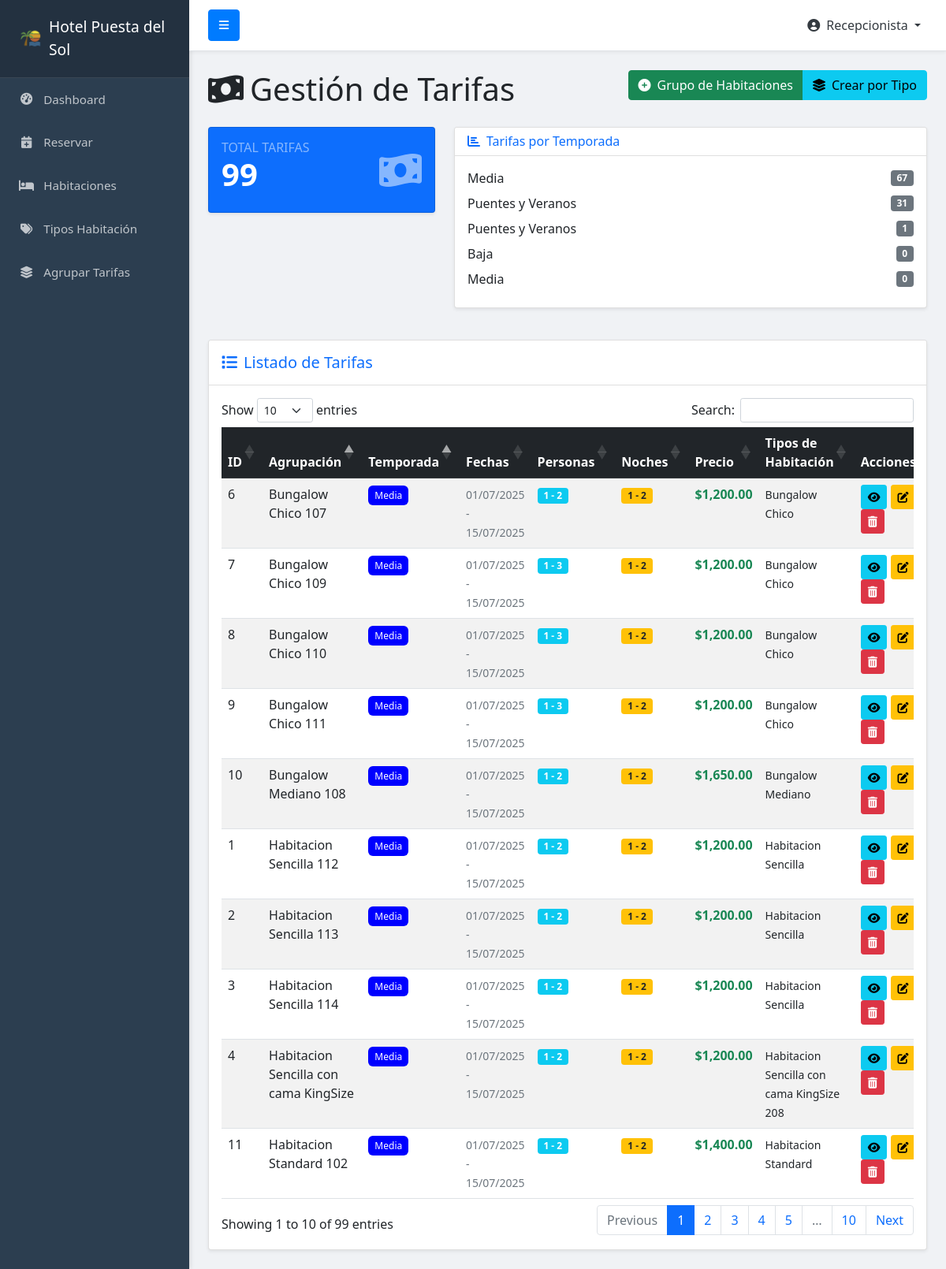
Page /sol/tarifa/tarifas.php (signed in) on the earlier database version.
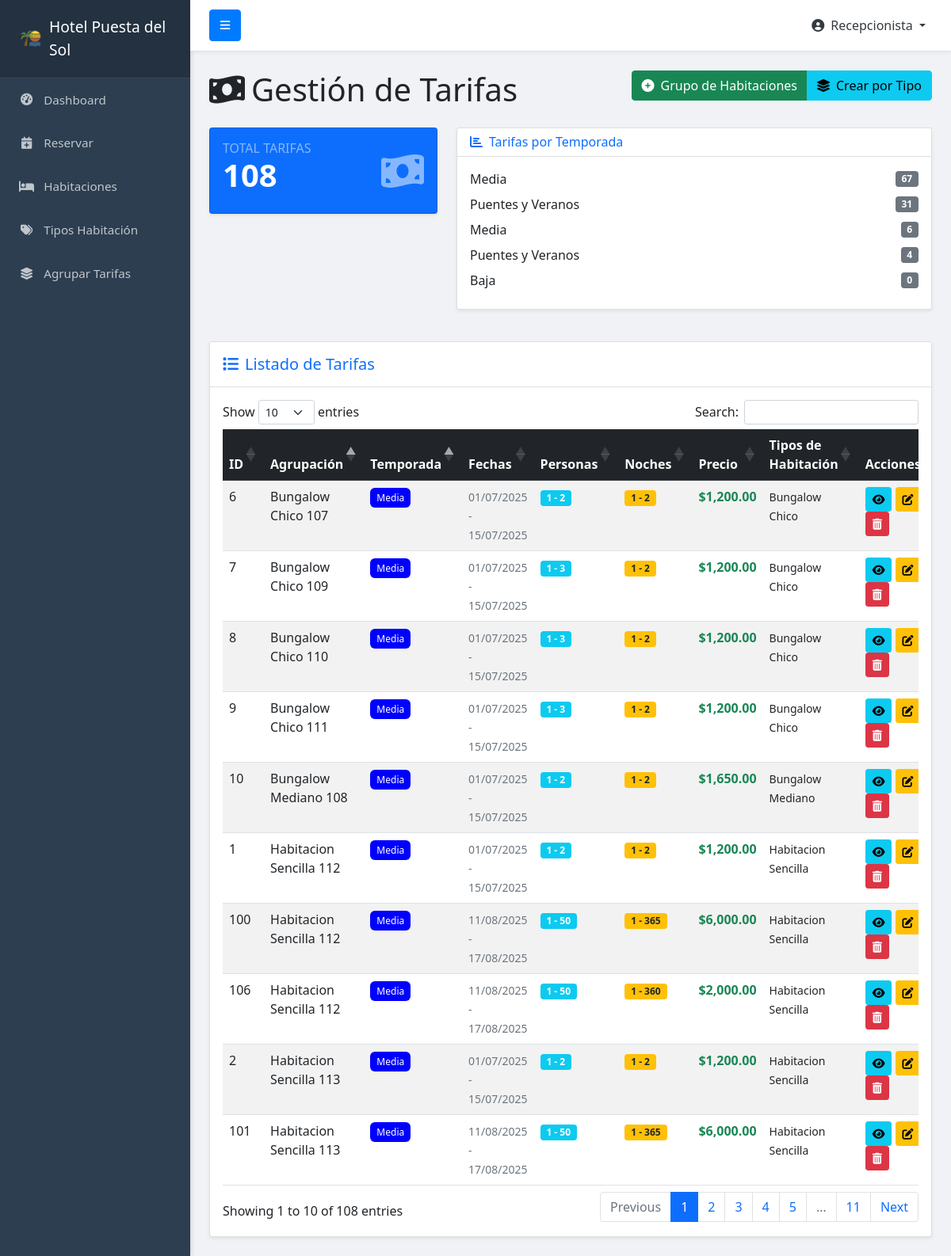
Same page on the later database version.
### tables this page shows
CREATE TABLE `tarifas` (
  `id` int(11) NOT NULL,
  `id_agrupacion` int(11) DEFAULT NULL,
  `id_tipo_habitacion` int(11) DEFAULT NULL,
  `id_temporada` int(11) DEFAULT NULL,
  `personas_min` int(11) DEFAULT NULL,
  `personas_max` int(11) DEFAULT NULL,
  `noches_min` int(11) DEFAULT '1',
  `noches_max` int(11) DEFAULT NULL,
  `precio` decimal(10,2) DEFAULT NULL,
  `ultima_actualizacion` timestamp NOT NULL DEFAULT CURRENT_TIMESTAMP ON UPDATE CURRENT_TIMESTAMP
);

CREATE TABLE `agrupaciones` (
  `id` int(11) NOT NULL,
  `nombre` varchar(100) DEFAULT NULL,
  `descripcion` text
);

CREATE TABLE `temporadas` (
  `id` int(11) NOT NULL,
  `nombre` varchar(100) DEFAULT NULL,
  `fecha_inicio` date DEFAULT NULL,
  `fecha_fin` date DEFAULT NULL,
  `color` varchar(7) DEFAULT '#007bff'
);

### sol/tarifa/tarifas.php (the view, shortened to what the changed rows need)
<?php
require_once '../config/db_connect.php';
$query_tarifas = "SELECT t.id, t.personas_min, t.personas_max, t.noches_min, t.noches_max, t.precio,
                        a.nombre as agrupacion_nombre, a.descripcion as agrupacion_descripcion,
                        temp.nombre as temporada_nombre, temp.fecha_inicio, temp.fecha_fin, temp.color,
                        GROUP_CONCAT(DISTINCT th.nombre SEPARATOR ', ') as tipos_habitacion,
                        GROUP_CONCAT(DISTINCT h.numero_habitacion ORDER BY h.numero_habitacion SEPARATOR ', ') as numeros_habitacion
                 FROM tarifas t
                 LEFT JOIN agrupaciones a ON t.id_agrupacion = a.id
                 LEFT JOIN temporadas temp ON t.id_temporada = temp.id
                 LEFT JOIN agrupacion_habitaciones ah ON a.id = ah.id_agrupacion
                 LEFT JOIN habitaciones h ON ah.id_habitacion = h.id
                 LEFT JOIN tipos_habitacion th ON h.id_tipo_habitacion = th.id
                 GROUP BY t.id, t.personas_min, t.personas_max, t.noches_min, t.noches_max, t.precio, a.nombre, a.descripcion, temp.nombre, temp.fecha_inicio, temp.fecha_fin, temp.color
                 ORDER BY temp.fecha_inicio ASC, a.nombre ASC";
$result_tarifas = mysqli_query($conn, $query_tarifas);
$stats = [];
$stats['total'] = mysqli_num_rows($result_tarifas);
$stats_temporadas_query = "SELECT temp.nombre, COUNT(t.id) as total
                          FROM temporadas temp
                          LEFT JOIN tarifas t ON temp.id = t.id_temporada
                          GROUP BY temp.id, temp.nombre
                          ORDER BY total DESC LIMIT 5";
$stats_temporadas_result = mysqli_query($conn, $stats_temporadas_query);
?>
<!DOCTYPE html>
<html lang="es">
<head>
    <link href="https://cdn.jsdelivr.net/npm/bootstrap@5.1.3/dist/css/bootstrap.min.css" rel="stylesheet">
    <link rel="stylesheet" href="https://cdnjs.cloudflare.com/ajax/libs/font-awesome/6.0.0-beta3/css/all.min.css">
    <link rel="stylesheet" href="https://cdn.datatables.net/1.11.3/css/dataTables.bootstrap5.min.css">
    <link rel="stylesheet" href="https://cdn.jsdelivr.net/npm/sweetalert2@11/dist/sweetalert2.min.css">
</head>
<body>
    <?php require_once '../includes/sidebar.php'; ?>
    <div id="page-content-wrapper">
        <div class="container-fluid mt-4">
            <div class="row">
                <div class="col-12">
                    <h1 class="mb-4">
                        <i class="fas fa-money-bill-wave me-2"></i>Gestión de Tarifas
                        <div class="btn-group float-end" role="group">
                            <button class="btn btn-success" data-bs-toggle="modal" data-bs-target="#modalCrearTarifa">
                                <i class="fas fa-plus-circle me-2"></i>Grupo de Habitaciones
                            </button>
                            <button class="btn btn-info" data-bs-toggle="modal" data-bs-target="#modalCrearPorTipo">
                                <i class="fas fa-layer-group me-2"></i>Crear por Tipo
                            </button>
                        </div>
                    </h1>
                </div>
            </div>
            <div class="row mb-4">
                <div class="col-md-4 mb-3">
                    <div class="card bg-primary text-white shadow-sm card-stats">
                        <div class="card-body">
                            <div class="d-flex justify-content-between align-items-center">
                                <div>
                                    <h6 class="text-uppercase text-white-50 mb-0">Total Tarifas</h6>
                                    <h3 class="display-6 fw-bold"><?php echo $stats['total']; ?></h3>
                                </div>
                            </div>
                        </div>
                    </div>
                </div>
                <div class="col-md-8 mb-3">
                    <div class="card shadow-sm">
                        <div class="card-body">
                            <?php while ($stat_temp = mysqli_fetch_assoc($stats_temporadas_result)): ?>
                                <div class="d-flex justify-content-between align-items-center mb-2">
                                    <span><?php echo htmlspecialchars($stat_temp['nombre']); ?></span>
                                    <span class="badge bg-secondary"><?php echo $stat_temp['total']; ?></span>
                                </div>
                            <?php endwhile; ?>
                        </div>
                    </div>
                </div>
            </div>
            <div class="card shadow-sm mb-4">
                <div class="card-body">
                    <div class="table-responsive">
                        <table id="tarifasTable" class="table table-hover table-striped" style="width:100%">
                            <thead class="table-dark">
                                <tr>
                                    <th>ID</th>
                                    <th>Agrupación</th>
                                    <th>Temporada</th>
                                    <th>Fechas</th>
                                    <th>Personas</th>
                                    <th>Noches</th>
                                    <th>Precio</th>
                                    <th>Tipos de Habitación</th>
                                    <th>Acciones</th>
                                </tr>
                            </thead>
                            <tbody>
                                <?php mysqli_data_seek($result_tarifas, 0); ?>
                                <?php while ($tarifa = mysqli_fetch_assoc($result_tarifas)): ?>
                                    <tr>
                                        <td><?php echo htmlspecialchars($tarifa['id']); ?></td>
                                        <td><?php echo htmlspecialchars($tarifa['agrupacion_nombre']); ?></td>
                                      <td>
                                    <span class="temporada-badge" style="background-color: <?php echo $tarifa['color'] ?? '#6c757d'; ?>; color: <?php echo (isset($tarifa['color']) && (hexdec(substr($tarifa['color'], 1, 2)) + hexdec(substr($tarifa['color'], 3, 2)) + hexdec(substr($tarifa['color'], 5, 2))) > 384) ? '#000' : '#fff'; ?>;">
                                        <?php echo htmlspecialchars($tarifa['temporada_nombre']); ?>
                                    </span>
                                </td>
                                        <td>
                                            <small class="text-muted">
                                                <?php echo date('d/m/Y', strtotime($tarifa['fecha_inicio'])); ?> -
                                                <?php echo date('d/m/Y', strtotime($tarifa['fecha_fin'])); ?>
                                            </small>
                                        </td>
                                        <td>
                                            <span class="badge bg-info">
                                                <?php echo $tarifa['personas_min']; ?> - <?php echo $tarifa['personas_max']; ?>
                                            </span>
                                        </td>
                                        <td>
                                            <span class="badge bg-warning text-dark">
                                                <?php
                                                $noches_min = $tarifa['noches_min'] ?? 1;
                                                $noches_max = $tarifa['noches_max'] ?? 2;
                                                echo $noches_min . ' - ' . $noches_max;
                                                ?>
                                            </span>
                                        </td>
                                        <td>
                                            <strong class="text-success">$<?php echo number_format($tarifa['precio'], 2); ?></strong>
                                        </td>
                                        <td>
                                            <small><?php echo htmlspecialchars($tarifa['tipos_habitacion']); ?></small>
                                        </td>
                                        <td>
                                            <button class="btn btn-sm btn-info ver-detalles-btn" data-id="<?php echo $tarifa['id']; ?>" title="Ver Detalles">
                                                <i class="fas fa-eye"></i>
                                            </button>
                                            <button class="btn btn-sm btn-warning editar-btn" data-id="<?php echo $tarifa['id']; ?>" title="Editar">
                                                <i class="fas fa-edit"></i>
                                            </button>
                                            <button class="btn btn-sm btn-danger eliminar-btn" data-id="<?php echo $tarifa['id']; ?>" title="Eliminar">
                                                <i class="fas fa-trash-alt"></i>
                                            </button>
                                        </td>
                                    </tr>
                                <?php endwhile; ?>
                            </tbody>
                        </table>
                    </div>
                </div>
            </div>
        </div>
    </div>
</body>
</html>

Differences in the rows shown:
no longer on this page (row unchanged): tarifas: id "3", id_agrupacion.nombre "Habitacion Sencilla 114", id_temporada.nombre "Media", id_temporada.fecha_inicio "01/07/2025", id_temporada.fecha_fin "15/07/2025", personas_min "1", personas_max "2", noches_min "1", noches_max "2", precio "1,200.00", tipos_habitacion "Habitacion Sencilla"
no longer on this page (row unchanged): tarifas: id "4", id_agrupacion.nombre "Habitacion Sencilla con cama KingSize", id_temporada.nombre "Media", id_temporada.fecha_inicio "01/07/2025", id_temporada.fecha_fin "15/07/2025", personas_min "1", personas_max "2", noches_min "1", noches_max "2", precio "1,200.00", tipos_habitacion "Habitacion Sencilla con cama KingSize 208"
no longer on this page (row unchanged): tarifas: id "11", id_agrupacion.nombre "Habitacion Standard 102", id_temporada.nombre "Media", id_temporada.fecha_inicio "01/07/2025", id_temporada.fecha_fin "15/07/2025", personas_min "1", personas_max "2", noches_min "1", noches_max "2", precio "1,400.00", tipos_habitacion "Habitacion Standard"
added tarifas: id "100", id_agrupacion.nombre "Habitacion Sencilla 112", id_temporada.nombre "Media", id_temporada.fecha_inicio "11/08/2025", id_temporada.fecha_fin "17/08/2025", personas_min "1", personas_max "50", noches_min "1", noches_max "365", precio "6,000.00", tipos_habitacion "Habitacion Sencilla"
added tarifas: id "106", id_agrupacion.nombre "Habitacion Sencilla 112", id_temporada.nombre "Media", id_temporada.fecha_inicio "11/08/2025", id_temporada.fecha_fin "17/08/2025", personas_min "1", personas_max "50", noches_min "1", noches_max "360", precio "2,000.00", tipos_habitacion "Habitacion Sencilla"
added tarifas: id "101", id_agrupacion.nombre "Habitacion Sencilla 113", id_temporada.nombre "Media", id_temporada.fecha_inicio "11/08/2025", id_temporada.fecha_fin "17/08/2025", personas_min "1", personas_max "50", noches_min "1", noches_max "365", precio "6,000.00", tipos_habitacion "Habitacion Sencilla"
Other differences:
$stats['total']: "99" → "108"
text written by a page script: "Show entries Search: Showing 1 to 10 of 99 entries Previous 1 2 3 4 5 … 10 Next" → "Show entries Search: Showing 1 to 10 of 108 entries Previous 1 2 3 4 5 … 11 Next"
new list line: "Media 6"
new list line: "Puentes y Veranos 4"
list line gone: "Puentes y Veranos 1"
list line gone: "Media 0"
